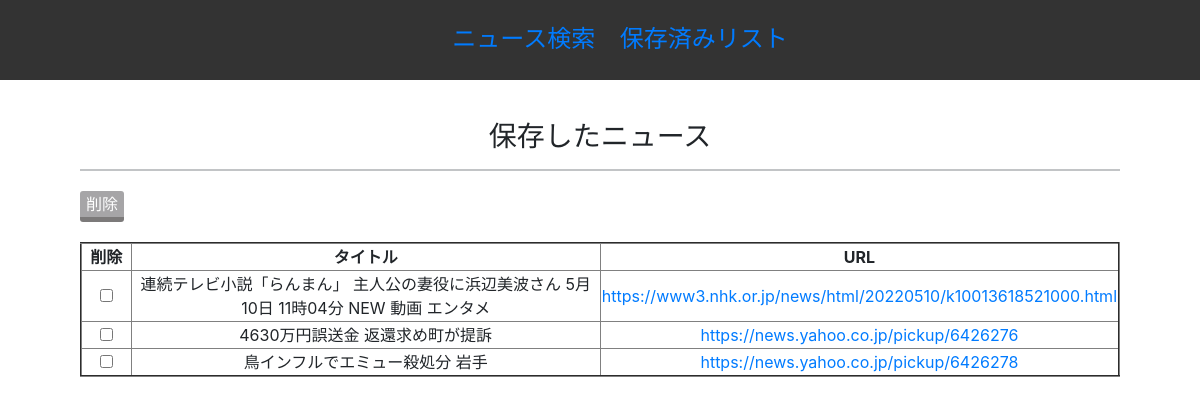
The app's page /saved/, older data.
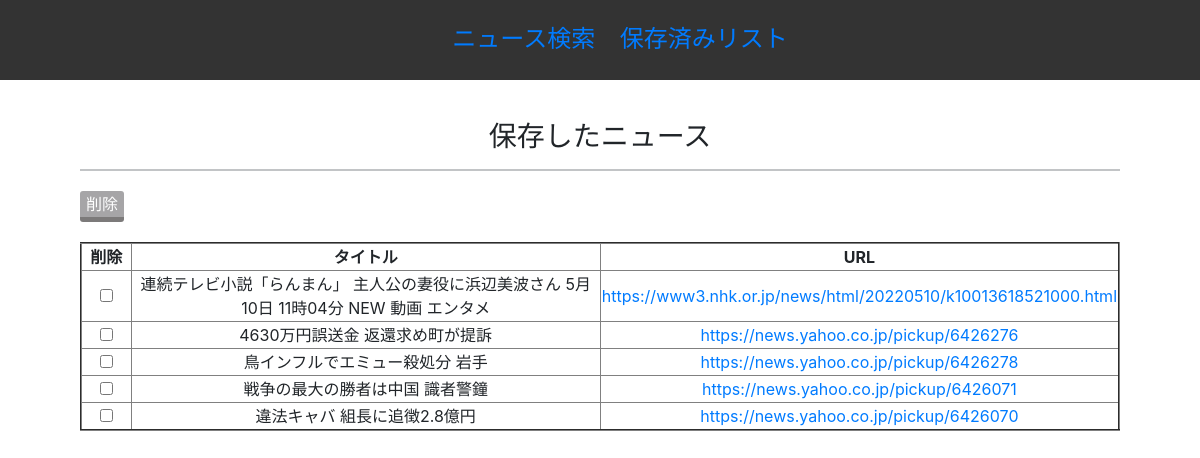
The same page, newer data.
### scraping_app/models.py (models this page shows, shortened)
class SavedNews(models.Model):
   title = models.CharField("タイトル", max_length=50)
   url = models.CharField(max_length=100)

### scraping_app/views.py (the view, shortened to what this page needs)
# urls.py: path('saved/', views.SavedView.as_view(), name='saved')
class SavedView(generic.TemplateView):
    template_name = 'scraping_news/saved.html'
    def get(self, request, **kwargs):
        context = super().get_context_data(**kwargs)
        _saved_news = SavedNews.objects.all()
        title_list = []
        saved_news = []
        for n in _saved_news:
            if n.title in title_list:
                continue
            title_list.append(n.title)
            saved_news.append(n)
        context = {
            "saved_news": saved_news
        }
        return self.render_to_response(context)

### scraping_app/templates/scraping_news/saved.html (shortened to what this page needs)
<!doctype html> {% extends 'scraping_news/base.html' %} {% block content %}
<div class="main">
    <div class="main-contents">
        <h3>保存したニュース</h3>
        {% if saved_news %}
        <form action="" method="post">
            <div class=results>
                <button name="del" class="save_del">削除</button>
                <ul class="list-group">
                    <table border="2">
                        <tr>
                            <th width="50">削除</th>
                            <th>タイトル</th>
                            <th>URL</th>
                        </tr>
                        {% for news in saved_news %}
                        <tr>
                            <td>
                                <input type="checkbox" name=checks id={{news.id}} value={{news.id}}>
                            </td>
                            <td>{{ news.title }}</td>
                            <td><a href="{{ news.url }}">{{ news.url }}</a></td>
                        </tr>
                        {% endfor %}
                    </table>
                </ul>
            </div>
        </form>
        {% else %}
        <p>ニュースが保存されていません。</p>
        {% endif %}
    </div>
</div>
{% endblock content %}

Row changes from the older to the newer data that the page shows:
added SavedNews: title "戦争の最大の勝者は中国 識者警鐘", url "https://news.yahoo.co.jp/pickup/6426071"
added SavedNews: title "違法キャバ 組長に追徴2.8億円", url "https://news.yahoo.co.jp/pickup/6426070"
